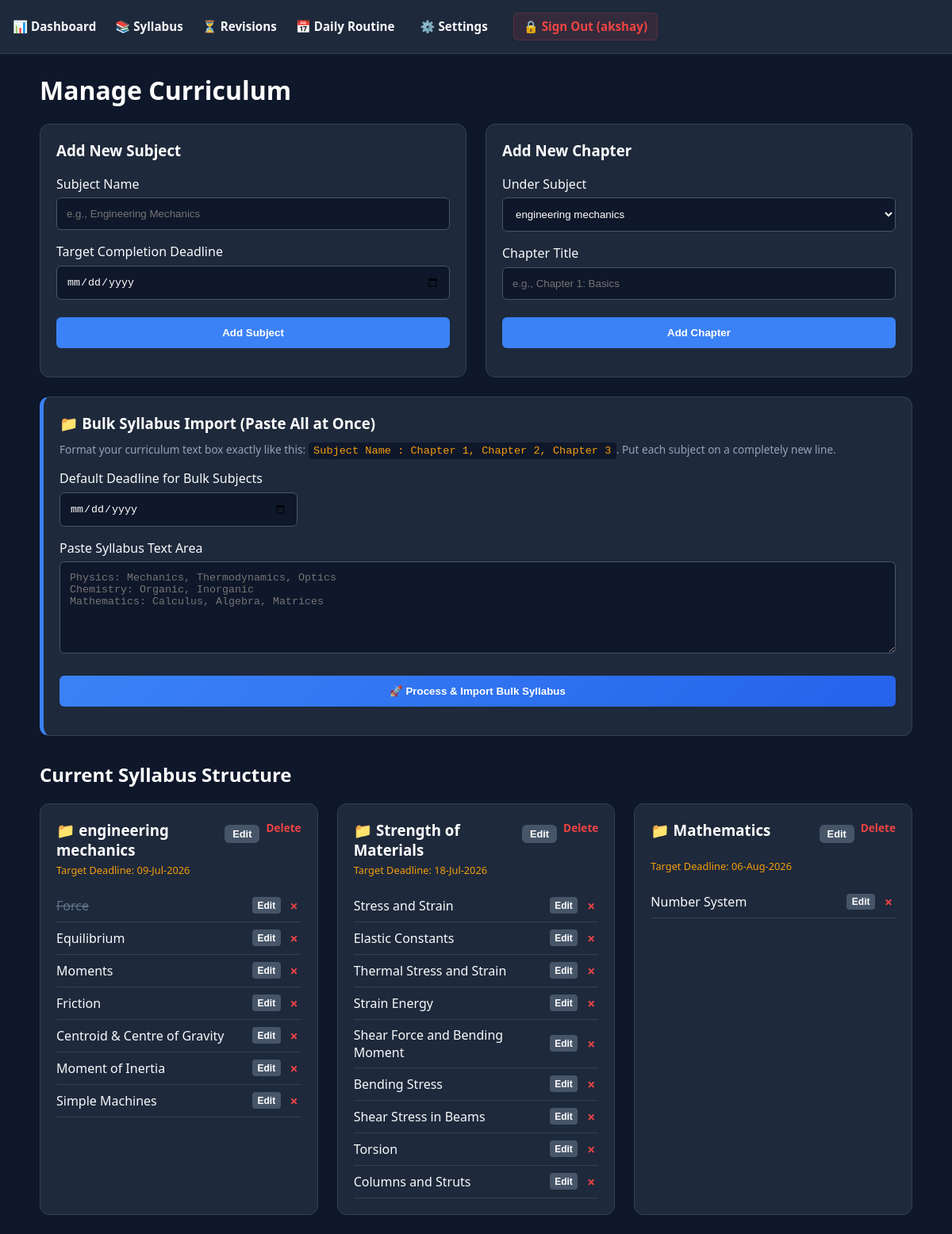
Before: /subjects (signed in) with the older database file.
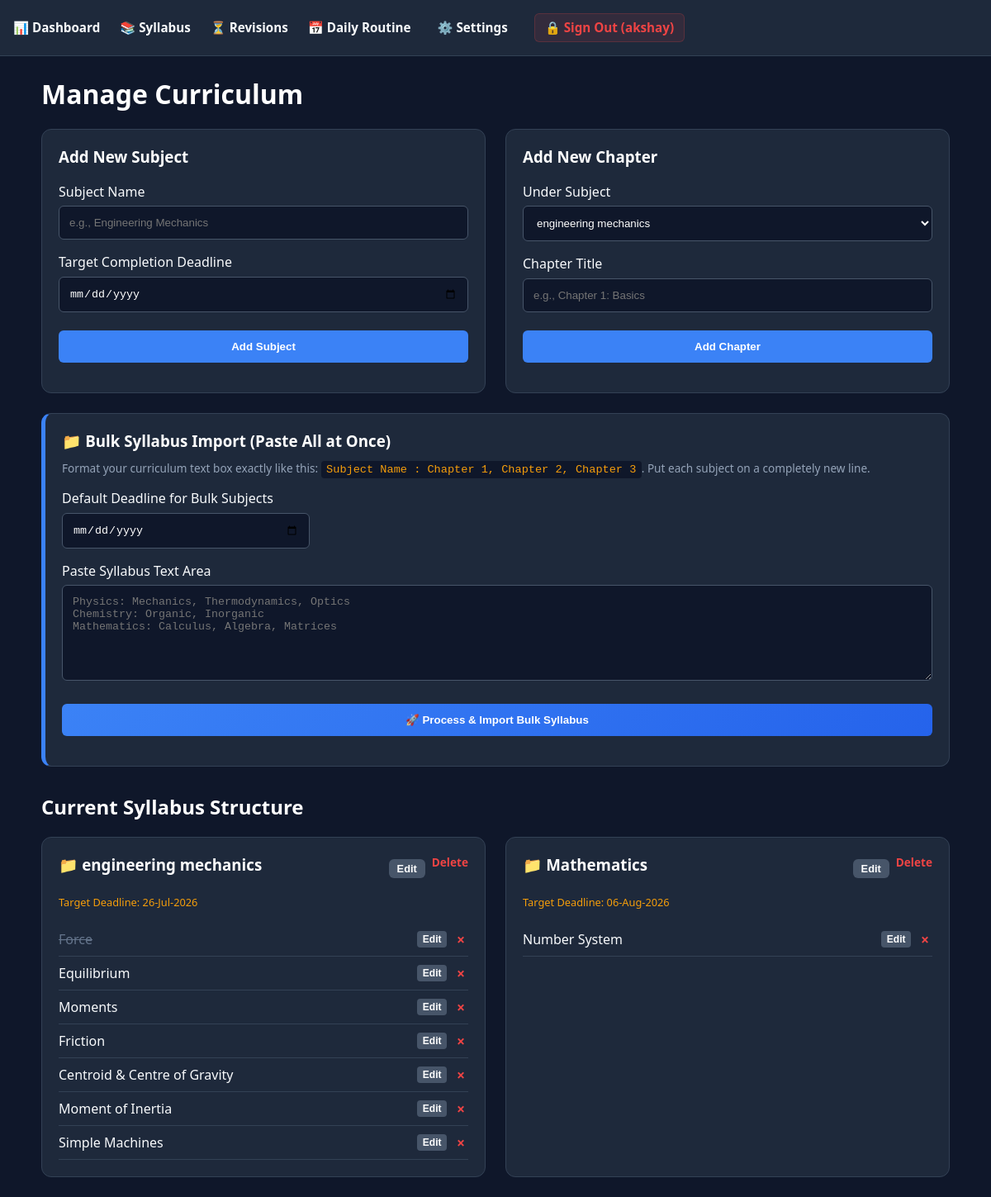
After: the same page with the newer database file.
### app.py (models this page shows)
class Subject(db.Model):
    id = db.Column(db.Integer, primary_key=True)
    name = db.Column(db.String(100), nullable=False) # Dropped absolute unique=True constraint to allow different users to track same subject
    deadline = db.Column(db.Date, nullable=True)
    user_id = db.Column(db.Integer, db.ForeignKey('user.id'), nullable=False)
    chapters = db.relationship('Chapter', backref='subject', lazy=True, cascade="all, delete-orphan")

class Chapter(db.Model):
    id = db.Column(db.Integer, primary_key=True)
    name = db.Column(db.String(100), nullable=False)
    is_completed = db.Column(db.Boolean, default=False, nullable=False)
    subject_id = db.Column(db.Integer, db.ForeignKey('subject.id'), nullable=False)
    logs = db.relationship('StudyLog', backref='chapter', lazy=True, cascade="all, delete-orphan")
    revisions = db.relationship('RevisionSchedule', backref='chapter', lazy=True, cascade="all, delete-orphan")

### app.py (the view, shortened to what this page needs)
@app.route('/subjects', methods=['GET', 'POST'])
@login_required
def manage_subjects():
    uid = session['user_id']
    return render_template('subjects.html', subjects=Subject.query.filter_by(user_id=uid).all())

### app.py (called while the page is built)
def login_required(f):
    @wraps(f)
    def decorated_function(*args, **kwargs):
        if 'user_id' not in session:
            flash("🔒 Authentication Required: Access denied. Please sign in to open your matrix panel.", "warning")
            return redirect(url_for('landing'))
        return f(*args, **kwargs)
    return decorated_function

### templates/subjects.html (shortened to what the changed rows need)
{% extends 'base.html' %}
{% block content %}
<h1>Manage Curriculum</h1>
<h2>Current Syllabus Structure</h2>
<div class="grid">
    {% for sub in subjects %}
    <div class="card" style="position: relative; display: flex; flex-direction: column; justify-content: space-between;">
        <div>
            <div id="subject-display-{{ sub.id }}" style="display: flex; justify-content: space-between; align-items: flex-start; margin-bottom: 0.5rem;">
    <h3 style="margin:0; padding-right:2rem;">
        📁 {{ sub.name }}
    </h3>
    <div style="display:flex; gap:8px;">
        <button type="button"
                onclick="activateSubjectEdit('{{ sub.id }}','{{ sub.name }}','{{ sub.deadline.strftime('%Y-%m-%d') if sub.deadline else '' }}')"
                style="width:auto; padding:4px 10px; font-size:0.8rem; background:#475569;">
            Edit
        </button>
        <a href="/delete_subject/{{ sub.id }}"
           onclick="return confirm('⚠️ Warning: Deleting this subject will erase ALL chapters forever. Proceed?')"
           style="color:var(--danger); text-decoration:none; font-size:0.85rem; font-weight:bold;">
            Delete
        </a>
    </div>
</div>
            <p style="font-size:0.8rem; color:var(--warning); margin-top:-0.25rem; margin-bottom:1rem; font-weight: 500;">
                Target Deadline: {{ sub.deadline.strftime('%d-%b-%Y') if sub.deadline else "None Set" }}
            </p>
            <ul style="padding-left: 0; list-style: none; margin: 0;">
                {% for chap in sub.chapters %}
                    <li style="padding: 0.5rem 0; border-bottom: 1px solid #334155;">
                        <div id="display-row-{{ chap.id }}" style="display: flex; justify-content: space-between; align-items: center;">
                            <span style="{% if chap.is_completed %} text-decoration: line-through; color: #64748b; {% endif %}">
                                {{ chap.name }}
                            </span>
                            <div style="display: flex; gap: 0.5rem; align-items: center;">
                                <button type="button" onclick="activateInlineEdit('{{ chap.id }}', '{{ chap.name | replace("'", "\\'") }}')"
                                        style="width: auto; margin: 0; padding: 0.2rem 0.4rem; font-size: 0.75rem; background: #475569; border-radius: 4px;">
                                        Edit
                                </button>
                                <a href="/delete_chapter/{{ chap.id }}"
                                   onclick="return confirm('Are you sure you want to delete this specific chapter and its time log parameters?')"
                                   style="color: var(--danger); text-decoration: none; font-size: 1.1rem; padding: 0 0.25rem; font-weight: bold;">
                                   &times;
                                </a>
                            </div>
                        </div>
                    </li>
                {% else %}
                    <li style="color: #64748b; font-size: 0.9rem; font-style: italic; padding: 0.5rem 0;">No chapters added yet.</li>
                {% endfor %}
            </ul>
        </div>
    </div>
    {% else %}
    <div class="card" style="grid-column: 1 / -1; text-align: center; color: #64748b; padding: 2rem;">
        No subjects found. Build out your syllabus parameters using the action forms above.
    </div>
    {% endfor %}
</div>
{% endblock %}

Changed rows visible on the page:
removed Subject: name "Strength of Materials", deadline "18-Jul-2026"
removed Chapter: name "Stress and Strain", shown under "Strength of Materials"
removed Chapter: name "Elastic Constants", shown under "Strength of Materials"
removed Chapter: name "Thermal Stress and Strain", shown under "Strength of Materials"
removed Chapter: name "Strain Energy", shown under "Strength of Materials"
removed Chapter: name "Shear Force and Bending Moment", shown under "Strength of Materials"
removed Chapter: name "Bending Stress", shown under "Strength of Materials"
removed Chapter: name "Shear Stress in Beams", shown under "Strength of Materials"
removed Chapter: name "Torsion", shown under "Strength of Materials"
removed Chapter: name "Columns and Struts", shown under "Strength of Materials"
changed Subject "engineering mechanics": deadline "09-Jul-2026" → "26-Jul-2026"
